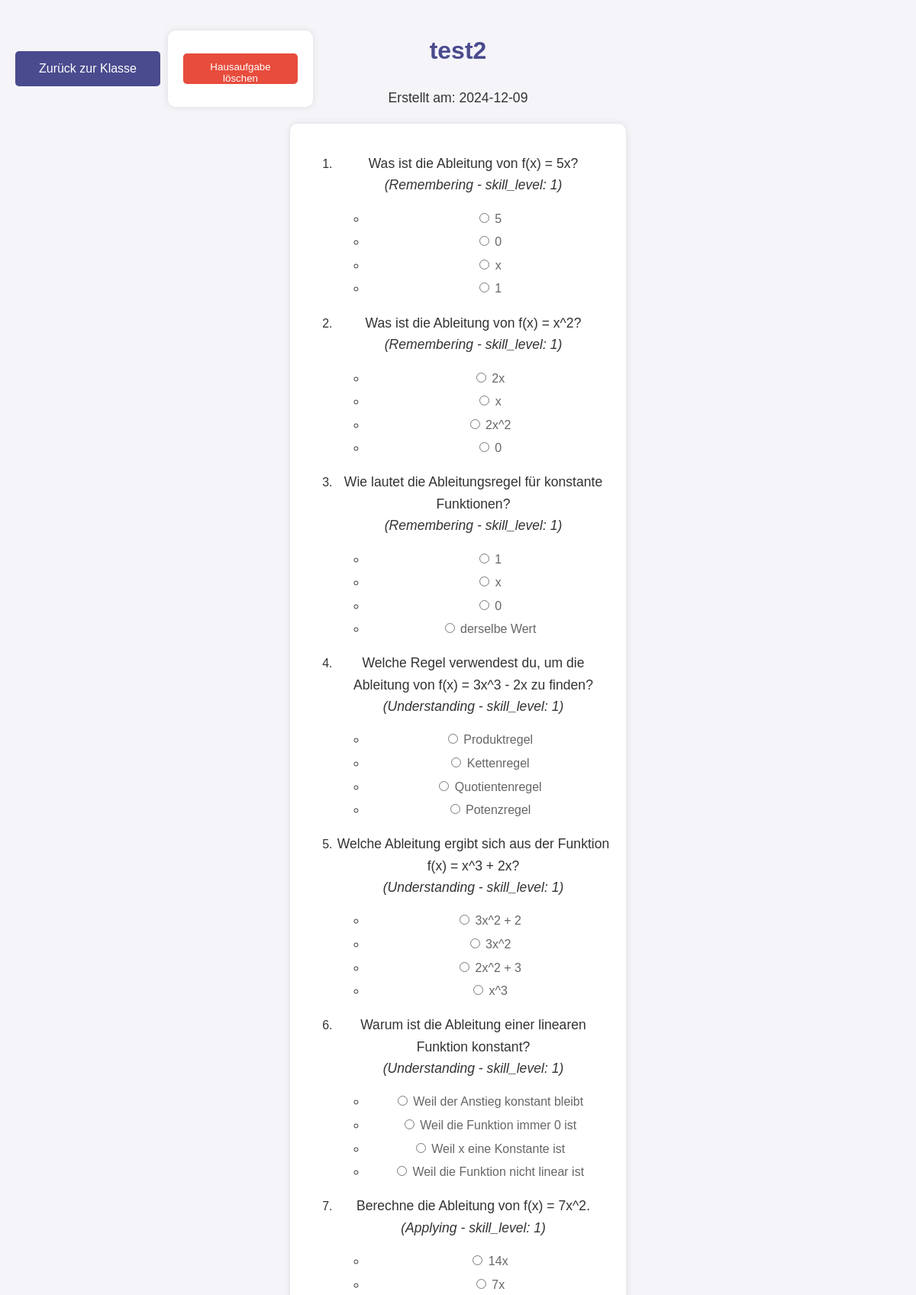
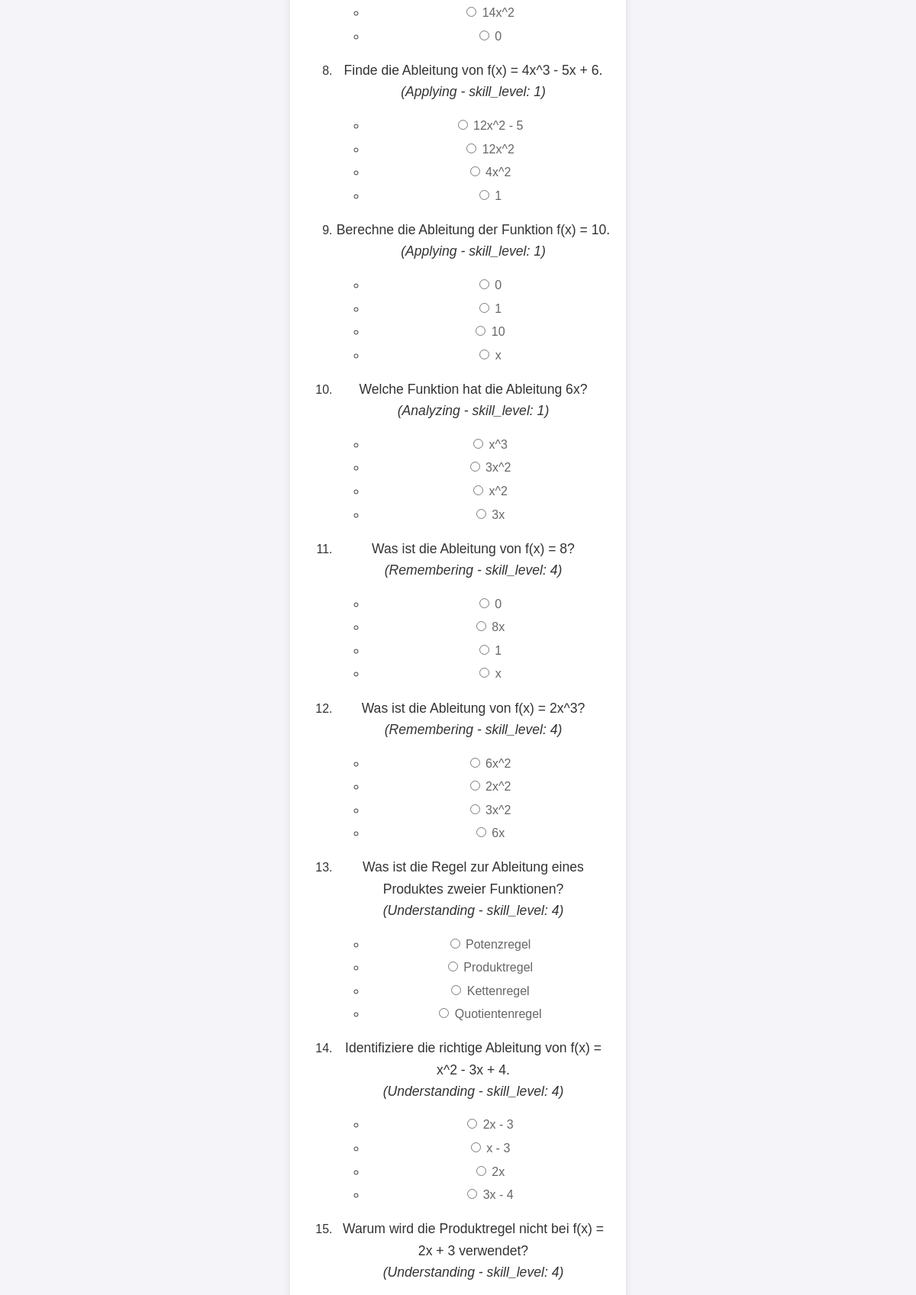
/view_homework_teacher/15/4/1 (upper part), run on the app's committed database (2 pictures, top to bottom).
### tables this page shows
CREATE TABLE Homework (
    id INTEGER PRIMARY KEY AUTOINCREMENT,
    class_id INTEGER,
    description TEXT NOT NULL,
    date_created TIMESTAMP DEFAULT CURRENT_TIMESTAMP, title TEXT NOT NULL DEFAULT 'Untitled Homework',
    FOREIGN KEY (class_id) REFERENCES Classes(id)
);

CREATE TABLE "HomeworkQuestions" (
  id INTEGER PRIMARY KEY AUTOINCREMENT,
  homework_id INTEGER,
  skill_level INTEGER CHECK (skill_level BETWEEN 1 AND 10),
  question TEXT NOT NULL,
  correct_answer TEXT NOT NULL,
  explanation TEXT,
  question_type TEXT CHECK (
    question_type IN ('multiple_choice', 'text', 'number')
  ),
  options TEXT,
  taxonomy TEXT,
  FOREIGN KEY (homework_id) REFERENCES Homework (id) ON DELETE CASCADE
);

### app.py (the view)
@app.route('/view_homework_teacher/<int:homework_id>/<int:class_id>/<int:teacher_id>')
def view_homework_teacher(homework_id, class_id, teacher_id):
    import json
    conn = get_db_connection()
    homework = conn.execute(
        'SELECT id, title, description, date_created FROM Homework WHERE id = ?',
        (homework_id,)
    ).fetchone()
    if not homework:
        conn.close()
        return "Fehler: Hausaufgabe nicht gefunden", 404
    question_data = conn.execute(
        'SELECT question, correct_answer, explanation, options, taxonomy, skill_level FROM HomeworkQuestions WHERE homework_id = ?',
        (homework_id,)
    ).fetchall()
    questions = []
    correct_answers = {}
    explanations = {}
    for idx, row in enumerate(question_data):
        question = dict(row)
        question['options'] = [{'index': i, 'option': opt} for i, opt in enumerate(json.loads(question['options']))]
        questions.append({'index': idx, **question})
        correct_answers[idx] = int(question['correct_answer'])  # Sicherstellen, dass die Antwort als Nummer vorliegt
        explanations[idx] = question['explanation']
    conn.close()
    return render_template(
        'view_homework_teacher.html',
        homework=homework,
        questions=questions,
        class_info={'id': class_id},
        teacher_id=teacher_id,
        correct_answers=correct_answers,
        explanations=explanations
    )

### app.py (called while the page is built)
def get_db_connection():
    conn = sqlite3.connect('ahg/database.db')
    conn.row_factory = sqlite3.Row
    return conn

### templates/view_homework_teacher.html (shortened to what this page needs)
<!DOCTYPE html>
<html lang="de">
<head>
    <link rel="stylesheet" href="{{ url_for('static', filename='styles.css') }}">
</head>
<body>
    <div class="top-buttons" style="display: flex; justify-content: space-between; align-items: center;">
        <a href="/class_details_teacher/{{ class_info['id'] }}/{{ teacher_id }}" class="button">Zurück zur Klasse</a>
        <form action="/delete_homework" method="post" style="display:inline;" onsubmit="return confirm('Möchten Sie diese Hausaufgabe wirklich löschen?')">
            <button type="submit" class="submit-button danger no-background">Hausaufgabe löschen</button>
        </form>
    </div>
    <h1>{{ homework['title'] }}</h1>
    <p>Erstellt am: {{ homework['date_created'] }}</p>
    <form id="homework-form">
        <ol>
            {% for question in questions %}
                <li>
                    <p>{{ question['question'] }} <br> <em>({{ question['taxonomy'] }} - skill_level: {{ question['skill_level'] }})</em></p>
                    <ul>
                        {% for option in question['options'] %}
                            <li>
                                <label>
                                    <input type="radio" name="answer_{{ question.index }}" value="{{ option.index }}">
                                    {{ option.option }}
                                </label>
                            </li>
                        {% endfor %}
                    </ul>
                </li>
            {% endfor %}
        </ol>
    </form>
</body>
</html>

### static/styles.css (style rules this page uses)
body { font-family: 'Arial', sans-serif; background-color: #f4f4f9; color: #333; margin: 0; padding: 20px; line-height: 1.6; }
h1, h2, h3 { color: #4a4a8e; text-align: center; }
.button, button, .back-button { background-color: #4a4a8e; color: white; border: none; padding: 10px 20px; margin: 10px 0; border-radius: 5px; cursor: pointer; transition: background-color 0.3s ease; text-decoration: none; display: block; text-align: center; width: 150px; margin-left: auto; margin-right: auto; }
.top-buttons { position: absolute; top: 20px; left: 20px; display: flex; gap: 10px; }
form { background-color: #fff; padding: 20px; border-radius: 10px; box-shadow: 0 0 10px rgba(0, 0, 0, 0.1); max-width: 400px; margin: 20px auto; }
label { display: block; margin-bottom: 5px; color: #666; }
a { text-decoration: none; color: #4a4a8e; }
button[type="submit"] { background-color: #4a4a8e; color: white; border: none; height: 40px; margin: 0; padding: 10px 20px; border-radius: 5px; cursor: pointer; transition: background-color 0.3s ease; margin-left: 10px; }
form { background-color: #fff; padding: 20px; border-radius: 10px; box-shadow: 0 0 10px rgba(0, 0, 0, 0.1); max-width: 400px; margin: 20px auto; text-align: center; }
.submit-button, button[type="submit"] { background-color: #4a4a8e; color: white; border: none; padding: 10px 20px; border-radius: 5px; cursor: pointer; transition: background-color 0.3s ease; display: inline-block; text-align: center; margin: 10px 0; }
.submit-button.danger { background-color: #e74c3c; color: white; border: none; padding: 10px 20px; margin: 10px 0; border-radius: 5px; cursor: pointer; transition: background-color 0.3s ease; text-decoration: none; display: block; text-align: center; width: 150px; margin-left: auto; margin-right: auto; }
p { color: #333; font-size: 1.1em; text-align: center; }

### data on the page
Homework: title "test2", date_created "2024-12-09"
HomeworkQuestions: question "Was ist die Ableitung von f(x) = 5x?", taxonomy "Remembering", skill_level "1", option "5" "0" "x" "1"
HomeworkQuestions: question "Was ist die Ableitung von f(x) = x^2?", taxonomy "Remembering", skill_level "1", option "2x" "x" "2x^2" "0"
HomeworkQuestions: question "Wie lautet die Ableitungsregel für konstante Funktionen?", taxonomy "Remembering", skill_level "1", option "1" "x" "0" "derselbe Wert"
HomeworkQuestions: question "Welche Regel verwendest du, um die Ableitung von f(x) = 3x^3 - 2x zu finden?", taxonomy "Understanding", skill_level "1", option "Produktregel" "Kettenregel" "Quotientenregel" "Potenzregel"
HomeworkQuestions: question "Welche Ableitung ergibt sich aus der Funktion f(x) = x^3 + 2x?", taxonomy "Understanding", skill_level "1", option "3x^2 + 2" "3x^2" "2x^2 + 3" "x^3"
HomeworkQuestions: question "Warum ist die Ableitung einer linearen Funktion konstant?", taxonomy "Understanding", skill_level "1", option "Weil der Anstieg konstant bleibt" "Weil die Funktion immer 0 ist" "Weil x eine Konstante ist" "Weil die Funktion nicht linear ist"
HomeworkQuestions: question "Berechne die Ableitung von f(x) = 7x^2.", taxonomy "Applying", skill_level "1", option "14x" "7x" "14x^2" "0"
HomeworkQuestions: question "Finde die Ableitung von f(x) = 4x^3 - 5x + 6.", taxonomy "Applying", skill_level "1", option "12x^2 - 5" "12x^2" "4x^2" "1"
HomeworkQuestions: question "Berechne die Ableitung der Funktion f(x) = 10.", taxonomy "Applying", skill_level "1", option "0" "1" "10" "x"
HomeworkQuestions: question "Welche Funktion hat die Ableitung 6x?", taxonomy "Analyzing", skill_level "1", option "x^3" "3x^2" "x^2" "3x"
HomeworkQuestions: question "Was ist die Ableitung von f(x) = 8?", taxonomy "Remembering", skill_level "4", option "0" "8x" "1" "x"
HomeworkQuestions: question "Was ist die Ableitung von f(x) = 2x^3?", taxonomy "Remembering", skill_level "4", option "6x^2" "2x^2" "3x^2" "6x"
HomeworkQuestions: question "Was ist die Regel zur Ableitung eines Produktes zweier Funktionen?", taxonomy "Understanding", skill_level "4", option "Potenzregel" "Produktregel" "Kettenregel" "Quotientenregel"
HomeworkQuestions: question "Identifiziere die richtige Ableitung von f(x) = x^2 - 3x + 4.", taxonomy "Understanding", skill_level "4", option "2x - 3" "x - 3" "2x" "3x - 4"
HomeworkQuestions: question "Warum wird die Produktregel nicht bei f(x) = 2x + 3 verwendet?", taxonomy "Understanding", skill_level "4"
